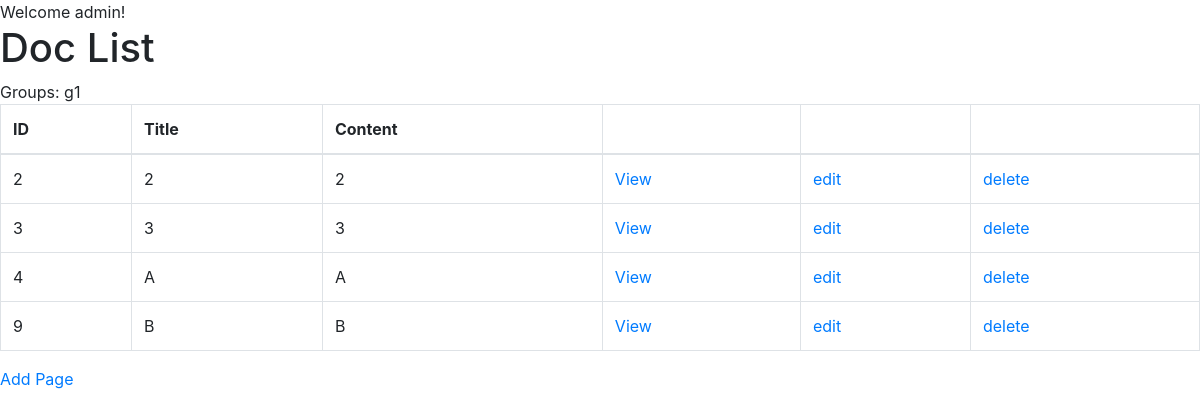
Before: /webdoc/ (signed in) with the older database file.
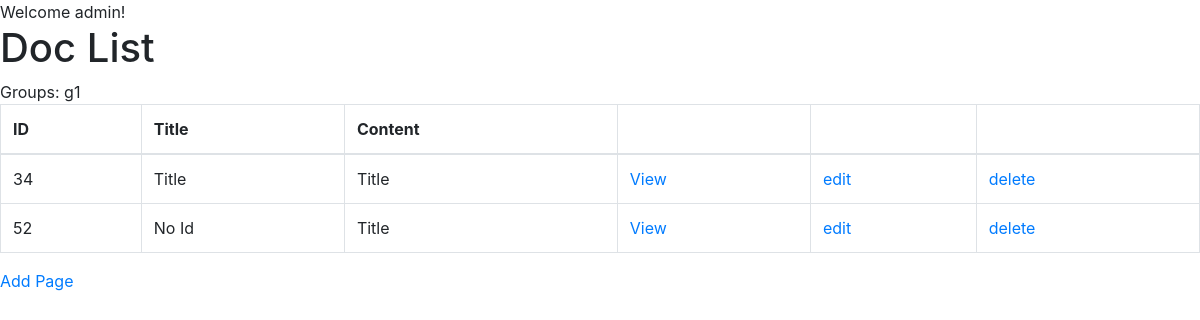
After: the same page with the newer database file.
### webdoc/models.py (models this page shows, shortened)
class WebDoc(models.Model):
  title = models.CharField(max_length=200)
  content = models.TextField()

### webdoc/views.py (the view)
# urls.py: path('', views.index, name='index'),
@login_required(login_url="/accounts/login/")
def index(request):
  print("User: " + request.user.username )
  if request.user.groups.filter(name='g1').exists():
     print("in Group 1")
  else:
      print("not in Group 1")
  for i in request.user.groups.all():
    print("Group: " + i.name)
  mymembers = WebDoc.objects.all().values()
  template = loader.get_template('index.html')
  context = {
    'mymembers': mymembers,
  }
  return HttpResponse(template.render(context, request))

### webdoc/templates/index.html (shortened to what this page needs)
{% extends "DocBase.html" %} {% block title %}Home{% endblock%}
{% block content%}
{% if user.is_authenticated %}
Welcome {{ user.username }}!
{% else %}
<p>You are not logged in</p>
<a href="{% url 'login' %}">Log In</a>
{% endif %}
<h1>Doc List</h1>
Groups: {{request.user.groups.all.0}}
<table class="table table-bordered">
  <thead>
    <tr>
      <th>ID</th>
      <th>Title</th>
      <th>Content</th>
      <th></th>
      <th></th>
      <th></th>
    </tr>
  </thead>
  <tbody>
  {% for x in mymembers %}
    <tr>
    <td>{{ x.id }}</td>
    <td>{{x.title}}</td>
    <td>{{ x.content }}</td>
    <td><a href="{% url 'item' x.id %}">View</a></td>
    <td><a href="{% url 'update' x.id %}">edit</a></td>
    <td><a href="delete/{{ x.id }}">delete</a></td>
    </tr>
  {% endfor %}
  </tbody>
</table>
<p>
<a href="add/">Add Page</a>
</p>
{% endblock content%}

### webdoc/templates/DocBase.html (shortened to what this page needs)
<!DOCTYPE html>
<html lang="en">
  <head>
    {% load static %}
    <link rel="stylesheet" href="https://stackpath.bootstrapcdn.com/bootstrap/4.3.1/css/bootstrap.min.css"  rel="stylesheet" />
  </head>
  <body   >
    <div >{% block content %} {% endblock %}</div>
  </body>
</html>

Changed rows visible on the page:
removed WebDoc: id "2", title "2", content "2"
removed WebDoc: id "3", title "3", content "3"
removed WebDoc: id "4", title "A", content "A"
removed WebDoc: id "9", title "B", content "B"
added WebDoc: id "34", title "Title", content "Title"
added WebDoc: id "52", title "No Id", content "Title"
